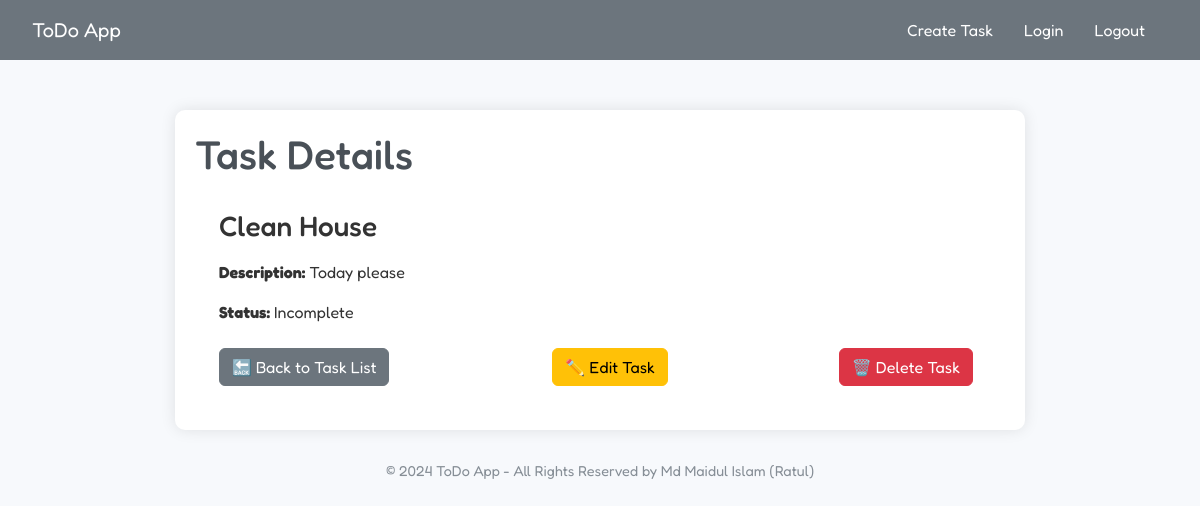
The page /task/1/ (signed in) on the database its author committed.
### base/models.py (models this page shows, shortened)
class Task(models.Model):
    user = models.ForeignKey(User, on_delete=models.CASCADE, null=True, blank=True)
    title = models.CharField(max_length=200)
    description = models.TextField(null=True, blank=True)
    complete = models.BooleanField(default=False)
    create = models.DateTimeField(auto_now_add=True)
    class Meta:
        ordering = ['complete']

### base/views.py (the view)
# urls.py: path("task/<int:pk>/", TaskDetail.as_view(), name="taskdetail"),
class TaskDetail(LoginRequiredMixin, DetailView):
    model = Task
    context_object_name = 'task'
    template_name = 'base/task_detail.html'

### base/templates/base/task_detail.html (shortened to what this page needs)
{% extends 'base/main.html' %}
{% block content %}
    <h1>Task Details</h1>
    <div class="p-4">
        <h3 class="card-title mb-3">{{ task.title }}</h3>
        <p class="card-text"><strong>Description:</strong> {{ task.description }}</p>
        <p class="card-text mb-4"><strong>Status:</strong>{{ task.complete|yesno:"Complete, Incomplete" }} </p>
        <div class="d-flex justify-content-between mt-3">
            <a href="{% url 'tasklist' %}" class="btn btn-secondary d-flex align-items-center">
                🔙 Back to Task List
            </a>
            <a href="{% url 'taskupdate' task.id %}" class="btn btn-warning me-2 d-flex align-items-center">
                ✏️ Edit Task
            </a>
            <a href="{% url 'taskdelete' task.id %}" class="btn btn-danger me-2 d-flex align-items-center">
                🗑️ Delete Task
            </a>
        </div>
    </div>
{% endblock content %}

### base/templates/base/main.html (style rules this page uses)
body { background-color: #f7f9fc; font-family: "Fredoka", sans-serif; color: #333; }
h1, h2, h3 { color: #495057; }

### rows shown on the page
Task: title "Clean House", description "Today please", complete "Incomplete"
